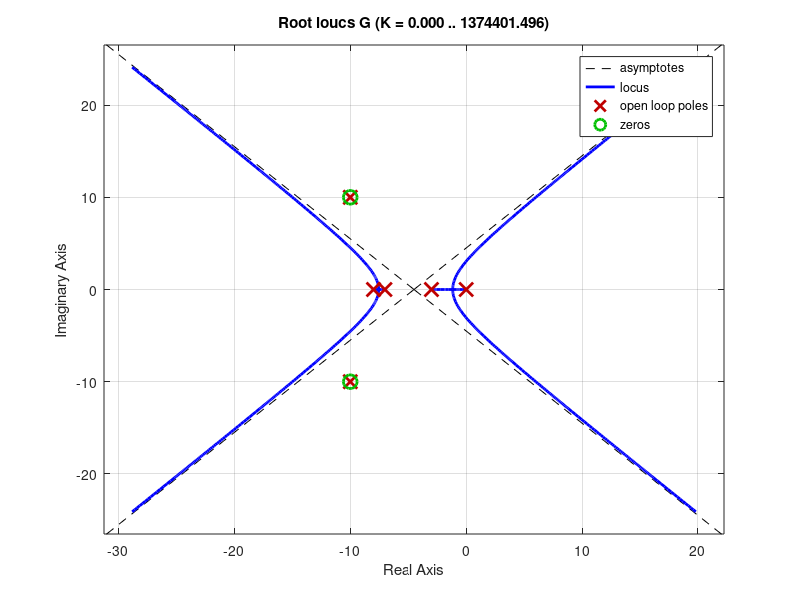

Source code (MATLAB):
clear all
close all
clc

s = tf('s');

%% Sistema de malha aberta
G =(((1*(s^2+20*s+200))/(s*(s+3)*(s+7)*(s+8)*(s^2+20*s+200)+(s+30))));

% Deseja-se
%mp = 0.707;
%csi = -log(mp)/sqrt(pi^2+log(mp)^2)
csi=0.824620157442;

% Lugar das raizes
figure, rlocus(G), 
%sgrid(csi,0)
